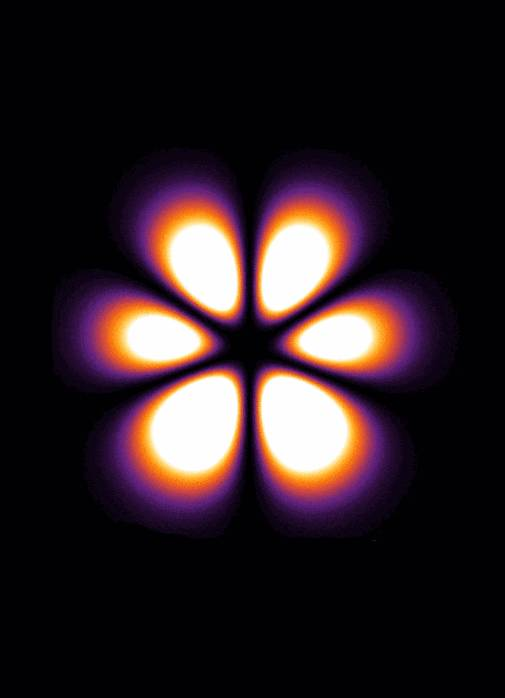
#> input picture menu_screen/QM.png, 505 x 698 px, found by its file name
$ python _gen_qm_card.py
#> lines starting #> are read from the running program, lines starting #| are printed output that depends on the picture
# -*- coding: utf-8 -*-
"""qm_card.jpg v3 — canvas 700x1630 (rasio ~0.43), kompromi antara kartu
pendek (~246x430, rasio 0.57) dan penuh (~246x830, rasio 0.30).
Persamaan Schrodinger ditaruh di ZONA AMAN (y 17%, lebar 66%) supaya
tetap utuh di kedua ukuran: verifikasi crop 246x430 & 246x830."""
from PIL import Image, ImageDraw, ImageFilter
import os, random

src = Image.open("menu_screen/QM.png").convert("RGB")
#> src is the input picture: PIL image 505x698 RGB; mean R, G, B 44.7, 31.5, 35.4

eq = src.crop((385, 172, 1035, 300))          # persamaan, latar hitam murni
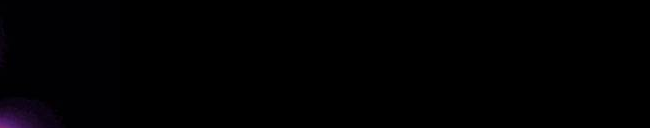
#> eq: PIL image 650x128 RGB; mean R, G, B 0.7, 0.4, 1.3
from PIL import ImageEnhance
eq = ImageEnhance.Contrast(eq).enhance(1.35)
eq = ImageEnhance.Brightness(eq).enhance(1.3)
wave = src.crop((240, 290, 720, 784))         # gelombang gel crest (1.46x stretch)
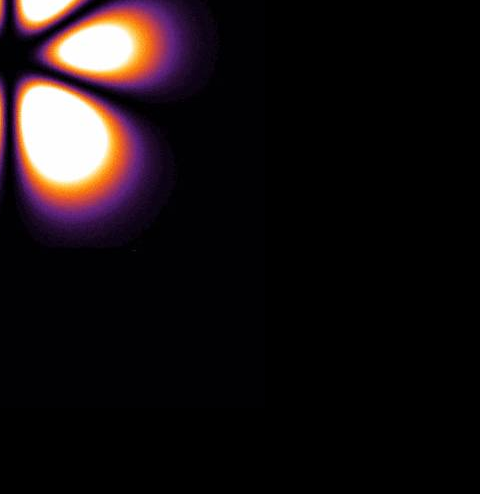
#> wave: PIL image 480x494 RGB; mean R, G, B 24.3, 17, 18.9

CWD, CHD = 700, 1630
card = Image.new("RGBA", (CWD, CHD), (2, 4, 10, 255))
d = ImageDraw.Draw(card, "RGBA")

random.seed(7)
for _ in range(110):
    gx, gy = random.randint(10, CWD - 10), random.randint(int(CHD * .05), int(CHD * .55))
    r = random.choice([1, 1, 2])
    d.ellipse((gx, gy, gx + r, gy + r), fill=(150, 180, 255, 50))

# persamaan: lebar 73% (maks zero-cut utk crop tegak 246x830: jendela 69.02%
# canvas, konten persamaan 93.4% lebar -> 0.6902/0.934 = 73.9% muat pas),
# posisi atas 17%
tarW = int(CWD * .715)
rp = tarW / eq.width
#> rp = 0.769
eq_big = eq.resize((tarW, round(eq.height * rp)), Image.LANCZOS)
card.paste(eq_big, ((CWD - tarW) // 2, int(CHD * .17)))

# gelombang: lebar penuh, nempel bawah, fade alpha di kepala
wave_big = wave.resize((CWD, round(wave.height * (CWD / wave.width))), Image.LANCZOS)
wh = wave_big.height
#> wh = 720
dwh = wave_big.convert("RGBA")
mask = Image.new("L", dwh.size, 255)
#> mask: PIL image 700x720 L; every value is 255
mkd = ImageDraw.Draw(mask)
FZ = min(200, wh // 3)
#> FZ = 200
for i in range(FZ):
    mkd.line([(0, i), (dwh.width, i)], fill=int(255 * (i / FZ) ** .8))
dwh.putalpha(mask)
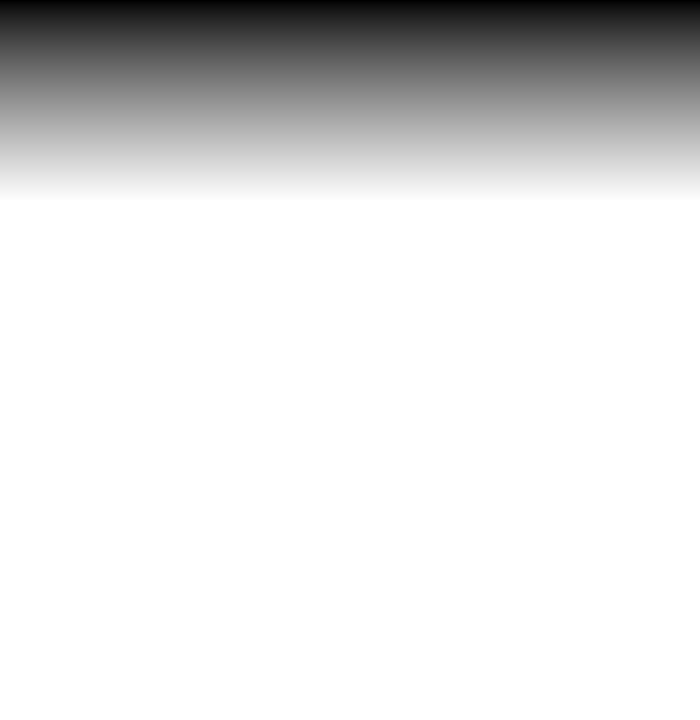
#> mask: PIL image 700x720 L; min 0, max 255, mean 223.2
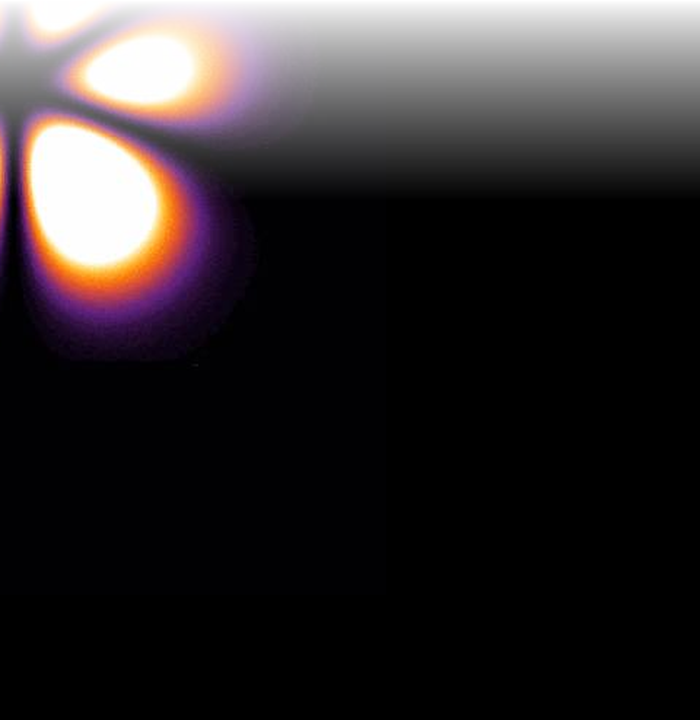
#> dwh: PIL image 700x720 RGBA; mean R, G, B, A 24.3, 17, 18.9, 223.2; transparent parts drawn white
card.alpha_composite(dwh, (0, CHD - wh))

out = card.convert("RGB")

# penerangan +40% ala gamma-lift: bayangan naik (tak begitu geko hitam),
# sorotan TIDAK terpotong ke putih (v=255 tetap 255)
LIFT = 1.4
out = out.point(lambda p: round(255 * (p / 255) ** (1 / LIFT)))
out.save("menu_screen/qm_card.jpg", "JPEG", quality=90, subsampling=0, optimize=True)
print("qm_card.jpg", out.size)
#| qm_card.jpg (700, 1630)

tmp = os.environ.get("TEMP", ".")
def sim(name, cw, ch, ox=.5, oy=.5):
#> called with name = 'sim_qm430.jpg', cw = 246, ch = 430, ox = 0.5, oy = 0.5
    sc = max(cw / CWD, ch / CHD)
    sw, sh = round(CWD * sc), round(CHD * sc)
    big = out.resize((sw, sh), Image.LANCZOS)
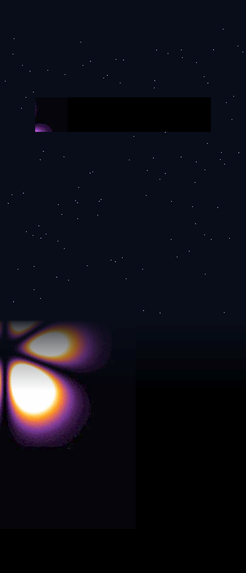
#> big: PIL image 246x573 RGB; mean R, G, B 14.1, 14.6, 23.1
    x0, y0 = round((sw - cw) * ox), round((sh - ch) * oy)
    band = big.crop((x0, y0, x0 + cw, y0 + ch))
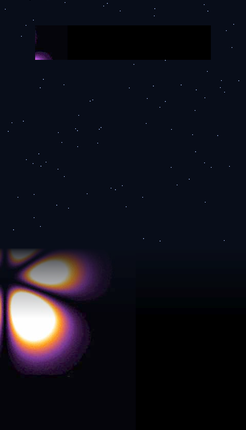
#> band: PIL image 246x430 RGB; mean R, G, B 17.3, 17, 26.1
    p = os.path.join(tmp, "nabla_cover_lines", name)
    band.save(p, "JPEG", quality=88)
    print(name, "| x", round(x0 / sw * 100, 1), "-", round((x0 + cw) / sw * 100, 1),
          "% y", round(y0 / sh * 100, 1), "-", round((y0 + ch) / sh * 100, 1), "%")

sim("sim_qm430.jpg", 246, 430)   # kartu user sekarang
sim("sim_qm830.jpg", 246, 830)   # kartu layar penuh
#> call 2 of sim, with name = 'sim_qm830.jpg', cw = 246, ch = 830, ox = 0.5, oy = 0.5
#> in sim (call 2), `band = big.crop((x0, y0, x0 + cw, y0 + ch))`:
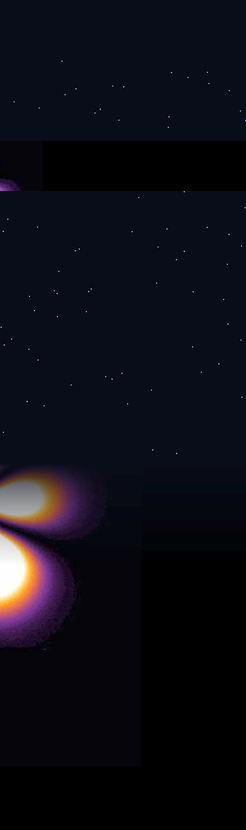
#> band: PIL image 246x830 RGB; mean R, G, B 12.4, 12.9, 21.3
